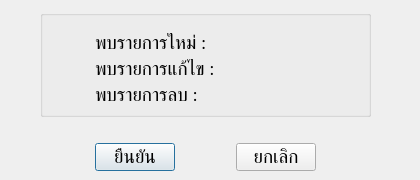
<?xml version="1.0" encoding="UTF-8"?>
<ui version="4.0">
 <class>editConfirmDialog</class>
 <widget class="QDialog" name="editConfirmDialog">
  <property name="enabled">
   <bool>true</bool>
  </property>
  <property name="geometry">
   <rect>
    <x>0</x>
    <y>0</y>
    <width>420</width>
    <height>180</height>
   </rect>
  </property>
  <property name="sizePolicy">
   <sizepolicy hsizetype="Fixed" vsizetype="Fixed">
    <horstretch>0</horstretch>
    <verstretch>0</verstretch>
   </sizepolicy>
  </property>
  <property name="minimumSize">
   <size>
    <width>420</width>
    <height>180</height>
   </size>
  </property>
  <property name="maximumSize">
   <size>
    <width>420</width>
    <height>200</height>
   </size>
  </property>
  <property name="baseSize">
   <size>
    <width>420</width>
    <height>180</height>
   </size>
  </property>
  <property name="contextMenuPolicy">
   <enum>Qt::NoContextMenu</enum>
  </property>
  <property name="windowTitle">
   <string>นำข้อมูลเข้าระบบ</string>
  </property>
  <property name="sizeGripEnabled">
   <bool>false</bool>
  </property>
  <property name="modal">
   <bool>false</bool>
  </property>
  <widget class="QWidget" name="">
   <property name="geometry">
    <rect>
     <x>40</x>
     <y>10</y>
     <width>331</width>
     <height>161</height>
    </rect>
   </property>
   <layout class="QVBoxLayout" name="verticalLayout_2">
    <item>
     <widget class="QGroupBox" name="groupBox">
      <property name="title">
       <string/>
      </property>
      <layout class="QGridLayout" name="gridLayout">
       <item row="0" column="0">
        <layout class="QVBoxLayout" name="verticalLayout">
         <property name="topMargin">
          <number>8</number>
         </property>
         <item>
          <widget class="QLabel" name="label_add">
           <property name="minimumSize">
            <size>
             <width>220</width>
             <height>0</height>
            </size>
           </property>
           <property name="maximumSize">
            <size>
             <width>220</width>
             <height>16777215</height>
            </size>
           </property>
           <property name="font">
            <font>
             <family>BrowalliaUPC</family>
             <pointsize>14</pointsize>
            </font>
           </property>
           <property name="text">
            <string>พบรายการใหม่ : </string>
           </property>
           <property name="alignment">
            <set>Qt::AlignLeading|Qt::AlignLeft|Qt::AlignVCenter</set>
           </property>
          </widget>
         </item>
         <item>
          <widget class="QLabel" name="label_edit">
           <property name="minimumSize">
            <size>
             <width>220</width>
             <height>0</height>
            </size>
           </property>
           <property name="maximumSize">
            <size>
             <width>220</width>
             <height>16777215</height>
            </size>
           </property>
           <property name="font">
            <font>
             <family>BrowalliaUPC</family>
             <pointsize>14</pointsize>
            </font>
           </property>
           <property name="text">
            <string>พบรายการแก้ไข :</string>
           </property>
           <property name="alignment">
            <set>Qt::AlignLeading|Qt::AlignLeft|Qt::AlignVCenter</set>
           </property>
          </widget>
         </item>
         <item>
          <widget class="QLabel" name="label_delete">
           <property name="minimumSize">
            <size>
             <width>220</width>
             <height>0</height>
            </size>
           </property>
           <property name="maximumSize">
            <size>
             <width>220</width>
             <height>16777215</height>
            </size>
           </property>
           <property name="font">
            <font>
             <family>BrowalliaUPC</family>
             <pointsize>14</pointsize>
            </font>
           </property>
           <property name="text">
            <string>พบรายการลบ :</string>
           </property>
           <property name="alignment">
            <set>Qt::AlignLeading|Qt::AlignLeft|Qt::AlignVCenter</set>
           </property>
          </widget>
         </item>
        </layout>
       </item>
      </layout>
     </widget>
    </item>
    <item>
     <spacer name="verticalSpacer">
      <property name="orientation">
       <enum>Qt::Vertical</enum>
      </property>
      <property name="sizeHint" stdset="0">
       <size>
        <width>8</width>
        <height>10</height>
       </size>
      </property>
     </spacer>
    </item>
    <item>
     <layout class="QHBoxLayout" name="horizontalLayout">
      <item>
       <widget class="QPushButton" name="editConfirmBtn">
        <property name="minimumSize">
         <size>
          <width>80</width>
          <height>0</height>
         </size>
        </property>
        <property name="maximumSize">
         <size>
          <width>80</width>
          <height>16777215</height>
         </size>
        </property>
        <property name="font">
         <font>
          <family>BrowalliaUPC</family>
          <pointsize>14</pointsize>
         </font>
        </property>
        <property name="text">
         <string>ยืนยัน</string>
        </property>
       </widget>
      </item>
      <item>
       <widget class="QPushButton" name="editCancelBtn">
        <property name="minimumSize">
         <size>
          <width>80</width>
          <height>0</height>
         </size>
        </property>
        <property name="maximumSize">
         <size>
          <width>80</width>
          <height>16777215</height>
         </size>
        </property>
        <property name="font">
         <font>
          <family>BrowalliaUPC</family>
          <pointsize>14</pointsize>
         </font>
        </property>
        <property name="text">
         <string>ยกเลิก</string>
        </property>
       </widget>
      </item>
     </layout>
    </item>
   </layout>
  </widget>
 </widget>
 <resources/>
 <connections/>
</ui>
